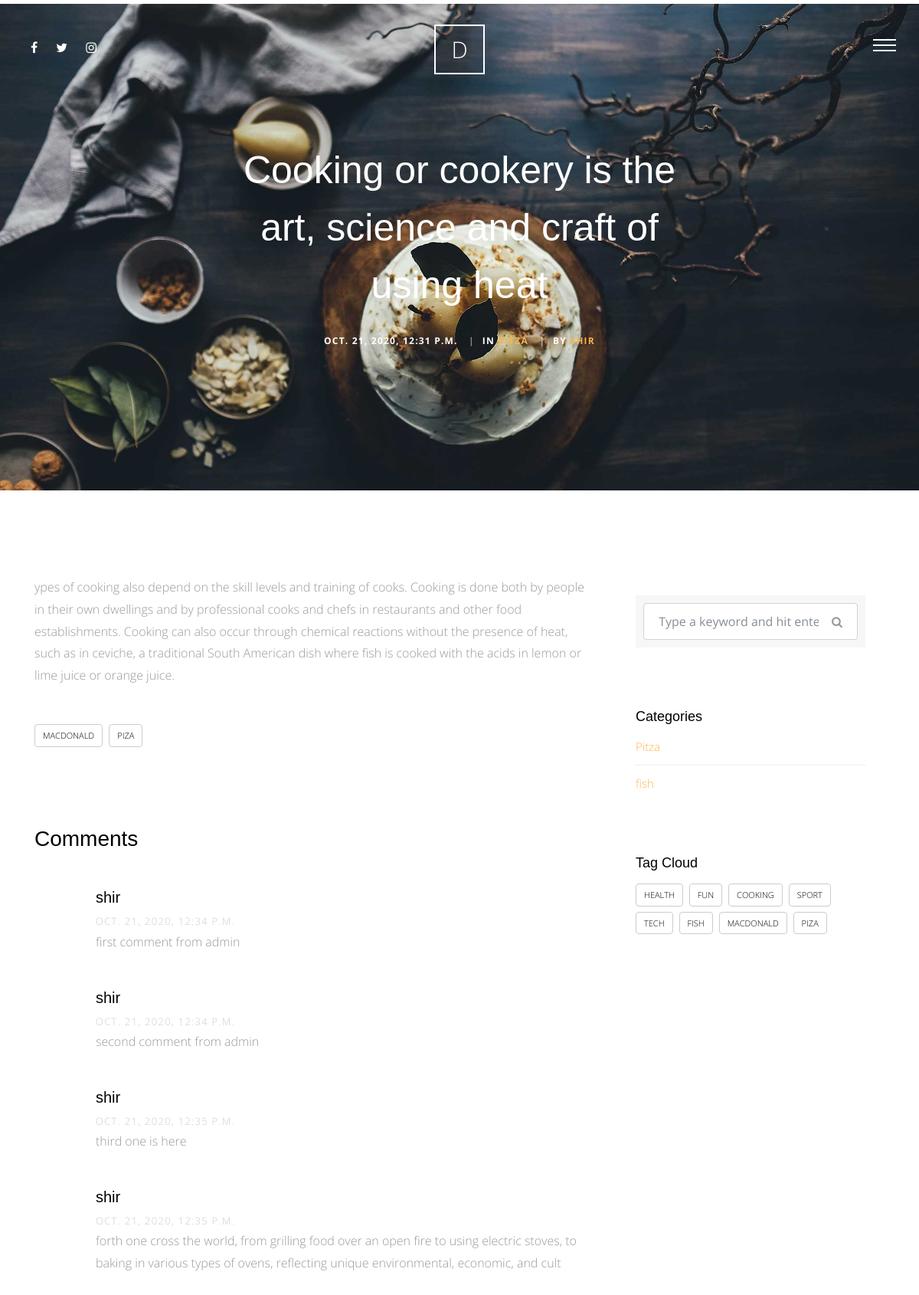
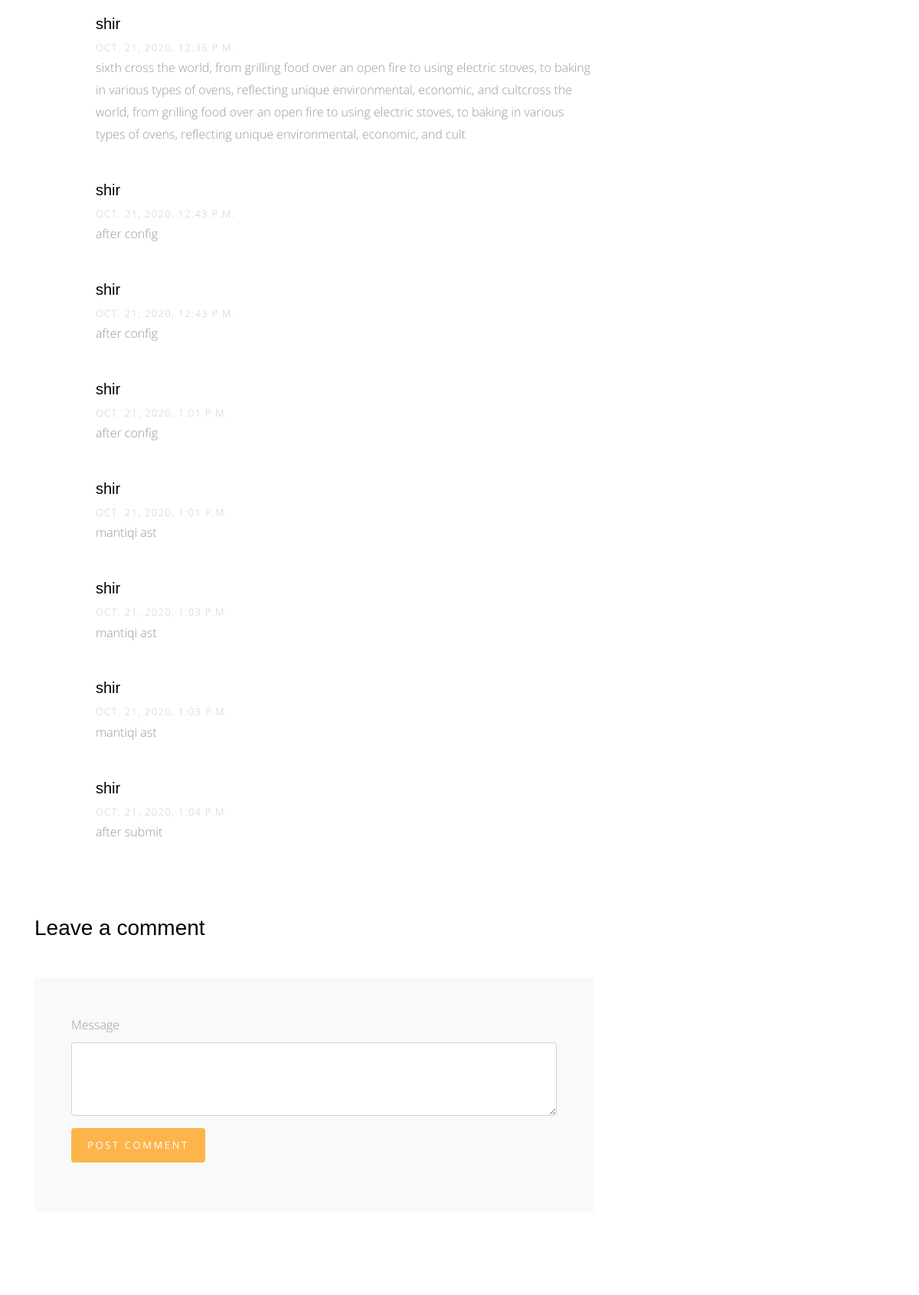
Page /blog/3/ (upper part) on the committed database (2 pictures, top to bottom).
### blog/models.py (models this page shows, shortened)
class Post(models.Model):
    title = models.CharField(max_length=100)
    content = models.TextField()
    author = models.ForeignKey(User, on_delete=models.CASCADE)
    category = models.ForeignKey('Category',null=True, on_delete=models.SET_NULL)
    image = models.ImageField(upload_to = "blog/", blank=True, null=True)
    created = models.DateTimeField(default=timezone.now)
    tags = TaggableManager(blank=True)
    def __str__(self):
        return self.title

class Category(models.Model):
    name = models.CharField(max_length=30)
    class Meta:
        verbose_name = "Category"
        verbose_name_plural = "Categories"
    def __str__(self):
        return self.name

class Comment(models.Model):
    user = models.ForeignKey(User,null=True, blank=True, on_delete=models.CASCADE)
    post = models.ForeignKey(Post, on_delete=models.CASCADE)
    content = models.TextField()
    created = models.DateTimeField(default=timezone.now)

### blog/views.py (the view)
# urls.py: path("<int:id>/", post_detail, name ="post_detail"),
def post_detail(request, id):
    post = get_object_or_404(Post, id=id)
    categories = Category.objects.all()
    tags = Tag.objects.all()
    comments = Comment.objects.filter(post=post)
    comment_form = CommentForm()
    if request.method == "POST":
        comment_form = CommentForm(request.POST)
        if comment_form.is_valid():
            new_comment = comment_form.save(commit=False)
            new_comment.user = request.user
            new_comment.post = post
            new_comment.save()
            comment_form = CommentForm()
    else:
        comment_form = CommentForm()
    context = {
        'post': post,
        'categories':categories,
        'tags':tags,
        'comments':comments,
        'comment_form':comment_form,
    }
    return render(request, "blog/post_detail.html", context)

### blog/forms.py
class CommentForm(forms.ModelForm):
    class Meta:
        model = Comment
        fields = [
            'content'
        ]

### blog/templates/blog/post_detail.html (shortened to what this page needs)
{% extends 'base.html' %}
{% load static %}
{% load widget_tweaks %}
{% block content %}
<div class="main-wrap">
  <div class="cover_1 cover_sm">
    <div class="img_bg" style="background-image: url({% static 'img/slider-1.jpg' %});" data-stellar-background-ratio="0.5">
      <div class="container">
        <div class="row align-items-center justify-content-center">
          <div class="col-md-7 text-center" data-aos="fade-up">
            <h2 class="heading mb-4">{{post}}</h2>
            <div class="post-info">
              <div class="date-info">{{post.created}}</div>
              <div class="category-info"><span class="seperator">|</span>In <a href="#" data-title="View all posts in Lifestyle" title="View all posts in Lifestyle">{{post.category.name}}</a></div>
              <div class="author-info"><span class="seperator">|</span>By <a href="#">{{post.author}}</a></div>
            </div>
          </div>
        </div>
      </div>
    </div>
  </div>
  <div class="section">
    <div class="container">
      <div class="row">
        <div class="col-md-8">
          <p>{{post.content}}</p>
          <div class="tag-widget post-tag-container mb-5 mt-5">
            <div class="tagcloud">
              {% for tag in post.tags.all %}
                <a href="{% url 'blog:post_by_tag' tag %}" class="tag-cloud-link">{{tag}}</a>
              {% endfor %}
            </div>
          </div>
          <div class="pt-5 mt-5">
            <h3 class="mb-5">Comments</h3>
            <ul class="comment-list">
              {% for comment in comments %}
                <li class="comment">
                  <div class="comment-body">
                    <h3>{{comment.user.username}}</h3>
                    <div class="meta">{{comment.created}}</div>
                    <p>{{comment.content}}</p>
                  </div>
                </li>
              {% endfor %}
            </ul>
            <div class="comment-form-wrap pt-5">
              <h3 class="mb-5">Leave a comment</h3>
              <form action="" method="POST" class="p-5 bg-light">
                <div class="form-group">
                  <label for="message">Message</label>
                  {% render_field comment_form.content rows="3"  cols="30" id="message" class="form-control" %}
                </div>
                <div class="form-group">
                  <input type="submit" value="Post Comment" class="btn btn-primary">
                </div>
              </form>
            </div>
          </div>
        </div>
        <div class="col-md-4 sidebar">
          <div class="sidebar-box">
            <form action="{% url 'blog:post_list' %}" method="GET" class="search-form">
              <div class="form-group">
                <span class="icon fa fa-search"></span>
                <input type="text" class="form-control" name="q" value="{{request.GET.q}}" placeholder="Type a keyword and hit enter">
              </div>
            </form>
          </div>
          <div class="sidebar-box">
            <div class="categories">
              <h3>Categories</h3>
              {% for category in categories %}
                <li><a href="{% url 'blog:post_by_category' category %}">{{category.name}}</a></li>
              {% endfor %}
            </div>
          </div>
          <div class="sidebar-box">
            <h3>Tag Cloud</h3>
            <div class="tagcloud">
              {% for tag in tags %}
                <a href="{% url 'blog:post_by_tag' tag %}" class="tag-cloud-link">{{tag}}</a>
              {% endfor %}
            </div>
          </div>
        </div>
      </div>
    </div>
  </div>
</div>
{% endblock content %}

### static/css/style.css (style rules this page uses)
html { overflow-x: hidden; }
body { background: #fff; font-family: "Open Sans", cursive; font-size: 16px; line-height: 1.8; font-weight: 300; color: #999999; }
a { -webkit-transition: .3s all ease; -o-transition: .3s all ease; transition: .3s all ease; text-decoration: none; }
h1, h2, h3, h4, h5 { color: #000; font-family: "Playfair Display", Arial, sans-serif; }
.btn, .form-control { outline: none; }
textarea.form-control { height: inherit; }
.btn { font-size: 13px; text-transform: uppercase; letter-spacing: .2em; }
.btn.btn-primary { color: #fff; border-width: 2px; }
.section { padding: 7em 0; }
.cover_1 { position: relative; }
.cover_1 .img_bg { background-repeat: no-repeat; background-size: cover !important; background-position: center center; }
.cover_1 .img_bg, .cover_1 .img_bg > .container > .row { min-height: 700px; height: 100vh; }
.cover_1.cover_sm .img_bg, .cover_1.cover_sm .img_bg > .container > .row { min-height: 600px; height: 80vh; }
.cover_1 .heading { color: white; font-weight: 300; font-size: 30px; line-height: 1.5; }
@media (min-width: 768px) { .cover_1 .heading { font-size: 50px; line-height: 1.5; } }
.post-info { font-size: 12px; text-transform: uppercase; font-weight: bold; color: #fff; letter-spacing: .1em; }
.post-info > div { display: inline-block; }
.post-info > div .seperator { display: inline-block; margin: 0 10px; opacity: .5; }
.tagcloud a { text-transform: uppercase; display: inline-block; padding: 4px 10px; margin-bottom: 7px; margin-right: 4px; border-radius: 4px; color: #000; border: 1px solid #ccc; font-size: 11px; }
.comment-form-wrap { clear: both; }
.comment-list { padding: 0; margin: 0; }
.comment-list li { padding: 0; margin: 0 0 30px 0; float: left; width: 100%; clear: both; list-style: none; }
.comment-list li .comment-body { float: right; width: calc(100% - 80px); }
.comment-list li .comment-body h3 { font-size: 20px; }
.comment-list li .comment-body .meta { text-transform: uppercase; font-size: 13px; letter-spacing: .1em; color: #ccc; }
.search-form { background: #f7f7f7; padding: 10px; }
.search-form .form-group { position: relative; }
.search-form .form-group input { padding-right: 50px; }
.search-form .icon { position: absolute; top: 50%; right: 20px; -webkit-transform: translateY(-50%); -ms-transform: translateY(-50%); transform: translateY(-50%); }
.sidebar-box { margin-bottom: 30px; padding: 25px; font-size: 15px; width: 100%; float: left; background: #fff; }
.sidebar-box *:last-child { margin-bottom: 0; }
.sidebar-box h3 { font-size: 18px; margin-bottom: 15px; }
.categories li, .sidelink li { position: relative; margin-bottom: 10px; padding-bottom: 10px; border-bottom: 1px dotted #dee2e6; list-style: none; }
.categories li:last-child, .sidelink li:last-child { margin-bottom: 0; border-bottom: none; padding-bottom: 0; }
.categories li a, .sidelink li a { display: block; }

### rows in the picture
Post: title "Cooking or cookery is the art, science and craft of using heat", created "OCT. 21, 2020, 12:31 P.M.", category.name "PITZA", author "SHIR", content "ypes of cooking also depend on the skill levels and training of cooks. Cooking is done both by people in their own dwellings and by professional cooks and chefs in restaurants and other food establishments. Cooking can also occur through chemical reactions without the presence of heat, such as in ceviche, a traditional South American dish where fish is cooked with the acids in lemon or lime juice or orange juice."
Tag: name "MACDONALD"
Tag: name "PIZA"
Comment: user.username "shir", created "OCT. 21, 2020, 12:34 P.M.", content "first comment from admin"
Comment: user.username "shir", created "OCT. 21, 2020, 12:34 P.M.", content "second comment from admin"
Comment: user.username "shir", created "OCT. 21, 2020, 12:35 P.M.", content "third one is here"
Comment: user.username "shir", created "OCT. 21, 2020, 12:35 P.M.", content "forth one cross the world, from grilling food over an open fire to using electric stoves, to baking in various types of ovens, reflecting unique environmental, economic, and cult"
Comment: user.username "shir", created "OCT. 21, 2020, 12:36 P.M.", content "sixth cross the world, from grilling food over an open fire to using electric stoves, to baking in various types of ovens, reflecting unique environmental, economic, and cultcross the world, from grilling food over an open fire to using electric stoves, to baking in various types of ovens, reflecting unique environmental, economic, and cult"
Comment: user.username "shir", created "OCT. 21, 2020, 12:43 P.M.", content "after config"
Comment: user.username "shir", created "OCT. 21, 2020, 12:43 P.M.", content "after config"
Comment: user.username "shir", created "OCT. 21, 2020, 1:01 P.M.", content "after config"
Comment: user.username "shir", created "OCT. 21, 2020, 1:01 P.M.", content "mantiqi ast"
Comment: user.username "shir", created "OCT. 21, 2020, 1:03 P.M.", content "mantiqi ast"
Comment: user.username "shir", created "OCT. 21, 2020, 1:03 P.M.", content "mantiqi ast"
Comment: user.username "shir", created "OCT. 21, 2020, 1:04 P.M.", content "after submit"
Category: name "Pitza"
Category: name "fish"
Tag: name "HEALTH"
Tag: name "FUN"
Tag: name "COOKING"
Tag: name "SPORT"
Tag: name "TECH"
Tag: name "FISH"
